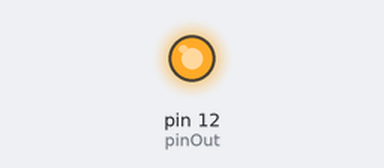
Recording of a program running on a simulated Raspberry Pi (header pin numbers). Shown: output pins drawn as LEDs (lit = HIGH).

Above: at 1.0 s.
At 3.0 s:
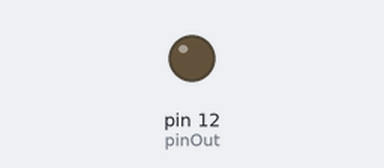
Timing chart, 0 to 5.2 s (numbered marks = the images above):
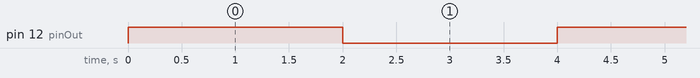

Measured:
- by itself, pin 12 (pinOut): alternates HIGH for 2.0 s and LOW for 2.0 s

The program:

raspBlink.py
```python
import RPi.GPIO as GPIO
import time

pinOut = 12
sleepTime = 2

GPIO.setmode(GPIO.BOARD)
GPIO.setup(pinOut,GPIO.OUT)
while True:
  GPIO.output(pinOut, True)
  time.sleep(sleepTime)
  GPIO.output(pinOut, False)
  time.sleep(sleepTime)

  
```
